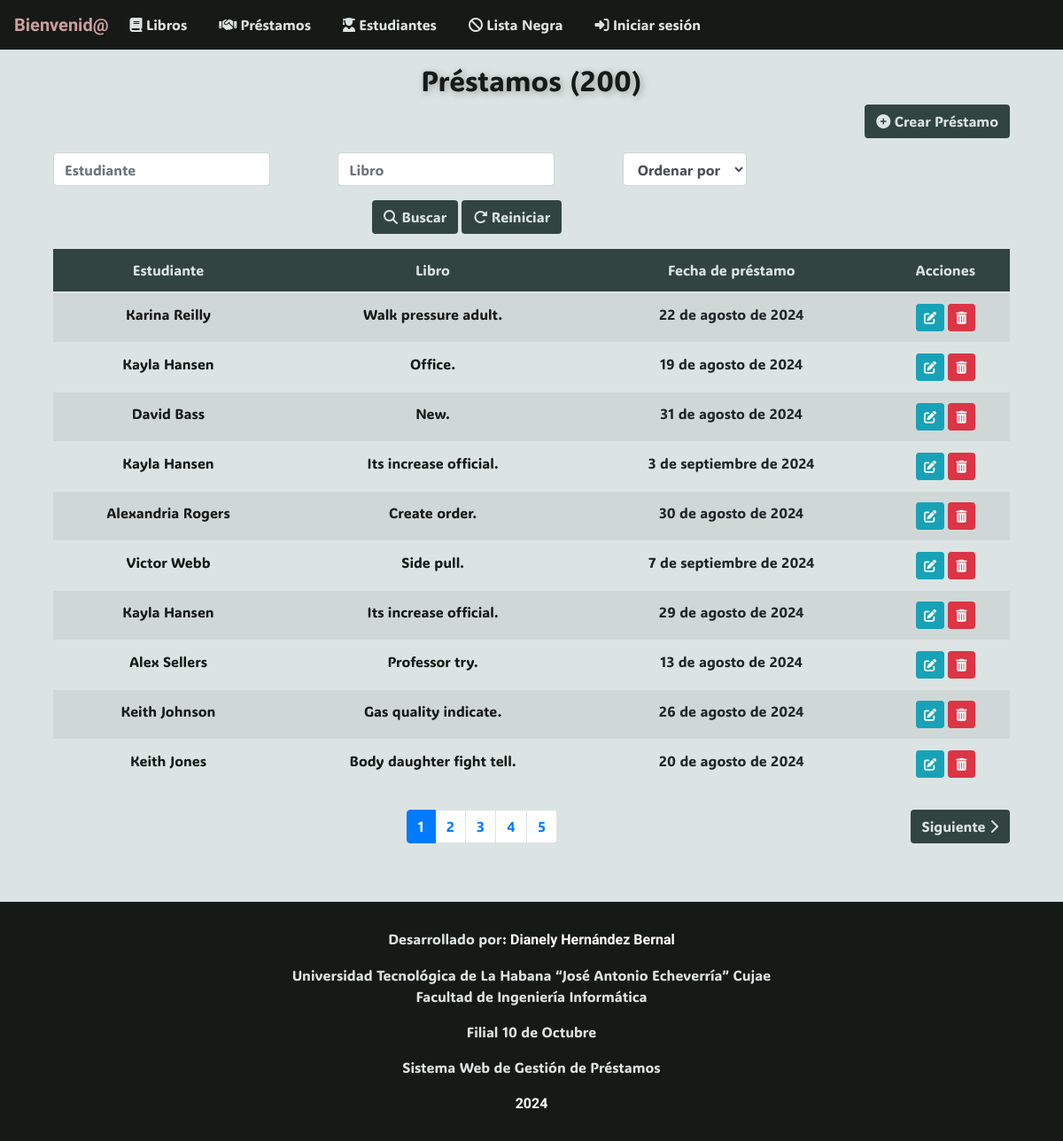
The app's page /prestamos/, older data.
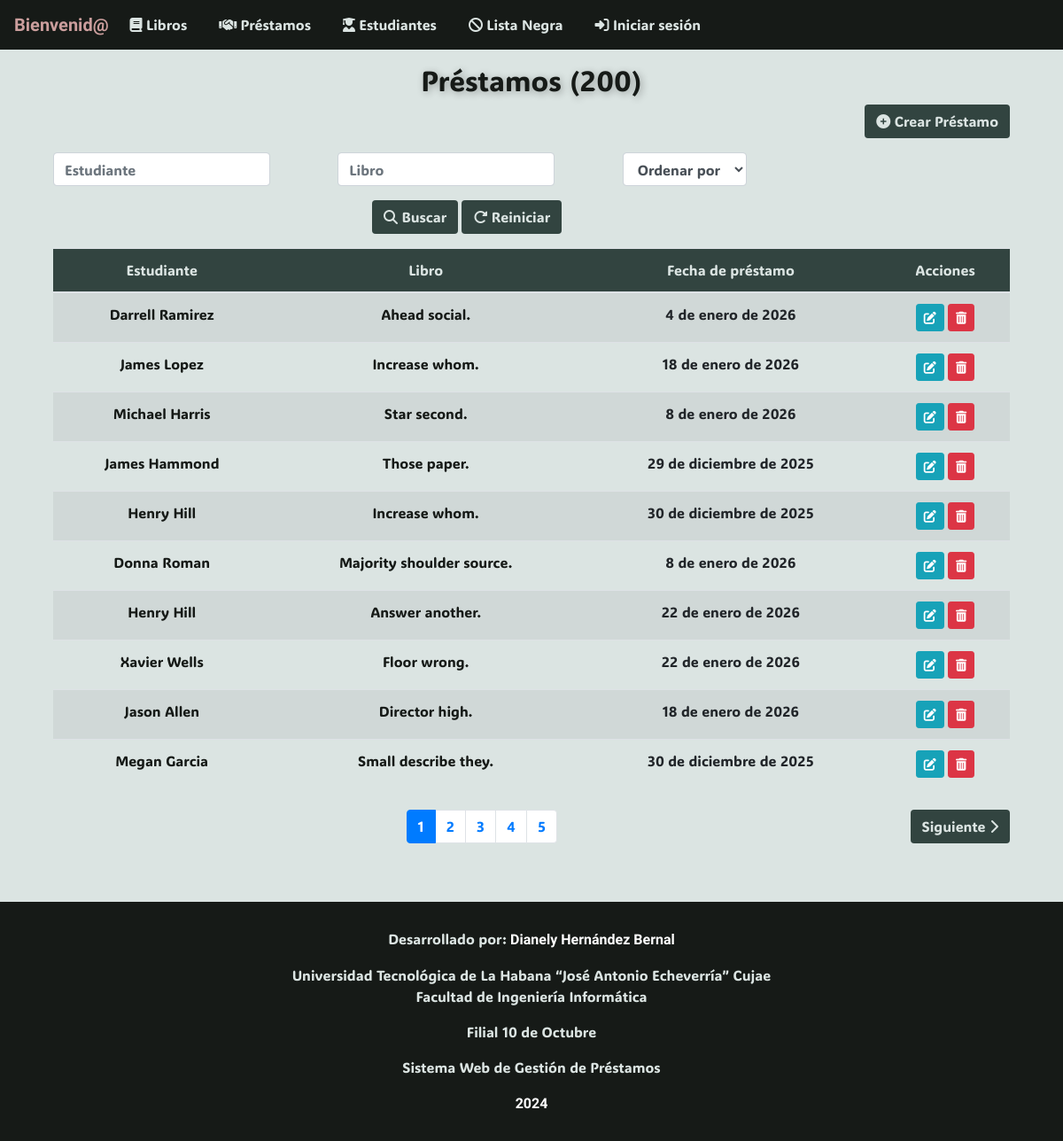
The same page, newer data.
### app/models.py (models this page shows, shortened)
class Prestamo(models.Model):
    fecha = models.DateField()
    estudiante = models.ForeignKey(Estudiante, on_delete=models.CASCADE)
    libro = models.ForeignKey(Libro, on_delete=models.CASCADE)

class Estudiante(models.Model):
    nombre = models.CharField(max_length=30)
    apellidos = models.CharField(max_length=30)
    edad = models.IntegerField()
    anno_academico = models.IntegerField()
    CI = models.CharField(max_length=11, unique=True, validators=[RegexValidator(r'^\d{11}$')])
    telefono = models.CharField(max_length=8, validators=[RegexValidator(r'^\d{8}$')])

class Libro(models.Model):
    titulo = models.CharField(max_length=30)
    categoria = models.CharField(max_length=30, choices=LIBRO_CATEGORIA)
    cantidad_disponible = models.IntegerField()
    cantidad_prestada = models.IntegerField()
    autor = models.CharField(max_length=30)
    editorial = models.CharField(max_length=30)
    descripcion = models.TextField()

### app/views.py (the view)
# urls.py: path("prestamos/", PrestamoListView.as_view(), name="prestamo-list"),
class PrestamoListView(ListView):
    model = Prestamo
    template_name = "prestamo_list.html"
    context_object_name = "prestamos"
    def get_queryset(self):
        queryset = Prestamo.objects.all()
        estudiante = self.request.GET.get("buscar_estudiante", "")
        if estudiante:
            queryset = queryset.filter(estudiante__nombre__icontains=estudiante)
        libro = self.request.GET.get("buscar_libro", "")
        if libro:
            queryset = queryset.filter(libro__titulo__icontains=libro)
        orden = self.request.GET.get("ordenar_por", "")
        if orden:
            queryset = queryset.order_by(orden)
        return queryset
    def get_context_data(self, **kwargs):
        context = super().get_context_data(**kwargs)
        prestamos = self.get_queryset()
        context["cantidad"] = len(prestamos)
        paginator = Paginator(prestamos, 10)
        page = self.request.GET.get("page")
        prestamos = paginator.get_page(page)
        context["prestamos"] = prestamos
        return context

### app/templates/app/prestamo_list.html (shortened to what this page needs)
{% extends 'app/base.html' %}
{% block content %}
<div class="container mt-3">
    <h2 class="text-center display-5" style="animation: pulse 1.5s 1; text-shadow: 2px 2px 8px rgba(0, 0, 0, 0.3);">
        Préstamos ({{ cantidad }})
    </h2>
    <div class="text-right mb-3">
        <a href="{% url 'prestamo-create' %}" class="btn btn-color">
            <i class="fas fa-plus-circle"></i> Crear Préstamo
        </a>
    </div>
    <form method="GET" class="form-inline mb-3">
        <div class="row">
            <div class="col-md-4">
                <input type="text" name="buscar_estudiante" class="form-control" placeholder="Estudiante" value="{{ request.GET.buscar_estudiante }}">
            </div>
            <div class="col-md-4">
                <input type="text" name="buscar_libro" class="form-control" placeholder="Libro" value="{{ request.GET.buscar_libro }}">
            </div>
            <div class="col-md-4">
                <select name="ordenar_por" class="form-control">
                    <option value="">Ordenar por</option>
                </select>
            </div>
            <div class="col-md-12 text-center mt-3">
                <button type="submit" class="btn btn-color"><i class="fas fa-search"></i> Buscar</button>
                <a href="{% url 'prestamo-list' %}" class="btn btn-color"><i class="fas fa-redo-alt"></i> Reiniciar</a>
            </div>
        </div>
    </form>
    <table class="table table-striped text-center">
        <thead class="secondary-color">
            <tr>
                <th>Estudiante</th>
                <th>Libro</th>
                <th>Fecha de préstamo</th>
                <th>Acciones</th>
            </tr>
        </thead>
        <tbody>
            {% for prestamo in prestamos %}
            <tr>
                <td><a href="{% url 'estudiante-detail' prestamo.estudiante.id %}">{{ prestamo.estudiante.nombre }} {{ prestamo.estudiante.apellidos }}</a></td>
                <td><a href="{% url 'libro-detail' prestamo.libro.id %}">{{ prestamo.libro.titulo }}</a></td>
                <td>{{ prestamo.fecha }}</td>
                <td>
                    <a href="{% url 'prestamo-update' prestamo.id %}" class="btn btn-info btn-sm"><i class="fas fa-edit"></i></a>
                    <a href="{% url 'prestamo-delete' prestamo.id %}" class="btn btn-danger btn-sm"><i class="fas fa-trash-alt"></i></a>
                </td>
            </tr>
            {% empty %}
            <tr>
                <td colspan="6" class="text-center">No hay préstamos registrados</td>
            </tr>
            {% endfor %}
        </tbody>
    </table>
    <div class="d-flex justify-content-between mt-4">
        <div>
            <nav aria-label="Page navigation">
                <ul class="pagination">
                    {% for num in prestamos.paginator.page_range %}
                        {% if prestamos.number == num %}
                            <li class="page-item active">
                                <a class="page-link" href="?page={{ num }}&buscar_nombre={{ request.GET.buscar_nombre }}&buscar_ci={{ request.GET.buscar_ci }}&ordenar_por={{ request.GET.ordenar_por }}">{{ num }}</a>
                            </li>
                        {% elif num > prestamos.number|add:'-5' and num < prestamos.number|add:'5' %}
                            <li class="page-item">
                                <a class="page-link" href="?page={{ num }}&buscar_nombre={{ request.GET.buscar_nombre }}&buscar_ci={{ request.GET.buscar_ci }}&ordenar_por={{ request.GET.ordenar_por }}">{{ num }}</a>
                            </li>
                        {% endif %}
                    {% endfor %}
                </ul>
            </nav>
        </div>
        <div>
            {% if prestamos.has_next %}
                <a href="?page={{ prestamos.next_page_number }}&buscar_nombre={{ request.GET.buscar_nombre }}&buscar_ci={{ request.GET.buscar_ci }}&ordenar_por={{ request.GET.ordenar_por }}" class="btn btn-color">
                    Siguiente <i class="fas fa-chevron-right"></i>
                </a>
            {% endif %}
        </div>
    </div>
</div>
{% endblock %}

Row changes from the older to the newer data that the page shows:
removed Prestamo: estudiante.nombre "Karina", estudiante.apellidos "Reilly", libro.titulo "Walk pressure adult.", fecha "22 de agosto de 2024"
removed Prestamo: estudiante.nombre "Kayla", estudiante.apellidos "Hansen", libro.titulo "Office.", fecha "19 de agosto de 2024"
removed Prestamo: estudiante.nombre "David", estudiante.apellidos "Bass", libro.titulo "New.", fecha "31 de agosto de 2024"
removed Prestamo: estudiante.nombre "Kayla", estudiante.apellidos "Hansen", libro.titulo "Its increase official.", fecha "3 de septiembre de 2024"
removed Prestamo: estudiante.nombre "Alexandria", estudiante.apellidos "Rogers", libro.titulo "Create order.", fecha "30 de agosto de 2024"
removed Prestamo: estudiante.nombre "Victor", estudiante.apellidos "Webb", libro.titulo "Side pull.", fecha "7 de septiembre de 2024"
removed Prestamo: estudiante.nombre "Kayla", estudiante.apellidos "Hansen", libro.titulo "Its increase official.", fecha "29 de agosto de 2024"
removed Prestamo: estudiante.nombre "Alex", estudiante.apellidos "Sellers", libro.titulo "Professor try.", fecha "13 de agosto de 2024"
removed Prestamo: estudiante.nombre "Keith", estudiante.apellidos "Johnson", libro.titulo "Gas quality indicate.", fecha "26 de agosto de 2024"
removed Prestamo: estudiante.nombre "Keith", estudiante.apellidos "Jones", libro.titulo "Body daughter fight tell.", fecha "20 de agosto de 2024"
added Prestamo: estudiante.nombre "Darrell", estudiante.apellidos "Ramirez", libro.titulo "Ahead social.", fecha "4 de enero de 2026"
added Prestamo: estudiante.nombre "James", estudiante.apellidos "Lopez", libro.titulo "Increase whom.", fecha "18 de enero de 2026"
added Prestamo: estudiante.nombre "Michael", estudiante.apellidos "Harris", libro.titulo "Star second.", fecha "8 de enero de 2026"
added Prestamo: estudiante.nombre "James", estudiante.apellidos "Hammond", libro.titulo "Those paper.", fecha "29 de diciembre de 2025"
added Prestamo: estudiante.nombre "Henry", estudiante.apellidos "Hill", libro.titulo "Increase whom.", fecha "30 de diciembre de 2025"
added Prestamo: estudiante.nombre "Donna", estudiante.apellidos "Roman", libro.titulo "Majority shoulder source.", fecha "8 de enero de 2026"
added Prestamo: estudiante.nombre "Henry", estudiante.apellidos "Hill", libro.titulo "Answer another.", fecha "22 de enero de 2026"
added Prestamo: estudiante.nombre "Xavier", estudiante.apellidos "Wells", libro.titulo "Floor wrong.", fecha "22 de enero de 2026"
added Prestamo: estudiante.nombre "Jason", estudiante.apellidos "Allen", libro.titulo "Director high.", fecha "18 de enero de 2026"
added Prestamo: estudiante.nombre "Megan", estudiante.apellidos "Garcia", libro.titulo "Small describe they.", fecha "30 de diciembre de 2025"
